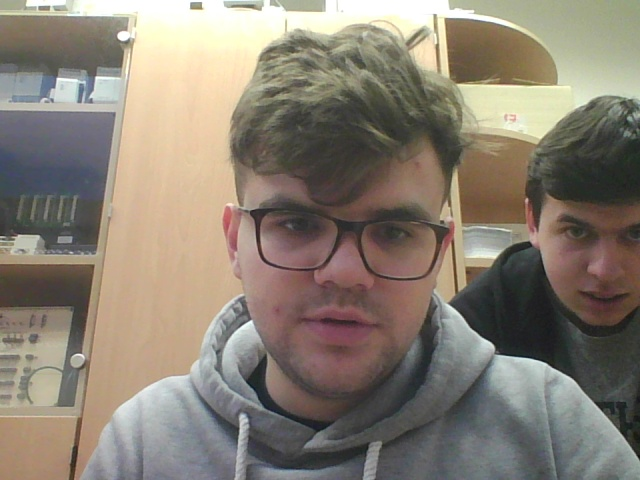
#> input picture nowe.jpg, 640 x 480 px
$ jupyter execute jupiter.ipynb   (shell and % lines are left out)
#> lines starting #> are read from the running program, lines starting #| are printed output that depends on the picture; after the words box and inside, x2 and y2 are one past the last pixel; in counts of white or black regions, pixels touching at a corner belong together
#> the sliders are set to img = nowe.jpg
[cell 1]
#HOUGH CIRCLES APPROACH
import cv2
import matplotlib.pyplot as plt
from ipywidgets import interact, interactive
from glob import glob
import numpy as np
def func(img):
#> called with img = 'nowe.jpg'
    img = cv2.imread(img)
#> img is the input picture: shape (480, 640, 3); mean B, G, R 115.3, 127.8, 137
    gray = cv2.cvtColor(img,cv2.COLOR_BGR2GRAY)
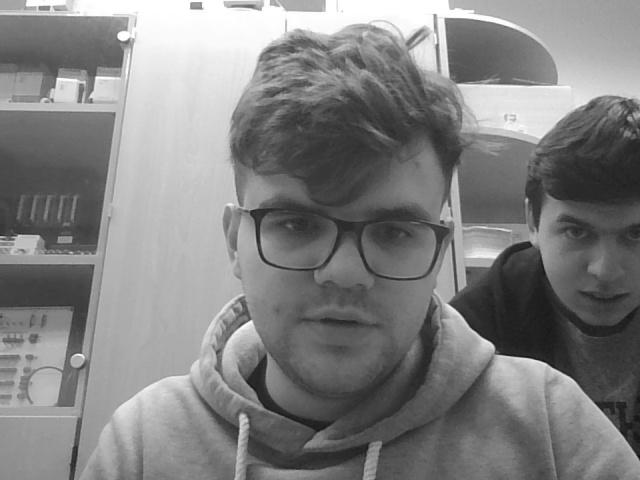
#> gray: shape (480, 640); min 17, max 255, mean 129.1
    circles = cv2.HoughCircles(gray, cv2.HOUGH_GRADIENT,
                               1, minDist=13, param1=160,
                               param2=11, minRadius=5, maxRadius=10)
#> circles = [[391.5, 34.5, 9.4], [77.5, 360.5, 7.1], [367.5, 83.5, 7.1], [632.5, 107.5, 9.4], [564.5, 221.5, 8.2], [266.5, 62.5, 8.2], [123.5, 39.5, 8.2], [615.5, 110.5, 6], [284.5, 49.5, 7.1], [294.5, 66.5, 6], [44.5, 102.5, 8.2]]
    if circles is not None:
        circles = np.uint16(np.around(circles))
#> circles = [[392, 34, 9], [78, 360, 7], [368, 84, 7], [632, 108, 9], [564, 222, 8], [266, 62, 8], [124, 40, 8], [616, 110, 6], [284, 50, 7], [294, 66, 6], [44, 102, 8]]
        for i in circles[0,:]:
            cv2.circle(img, (i[0], i[1]), i[2], (0, 255, 0), 2)
#> this loop made 11 passes
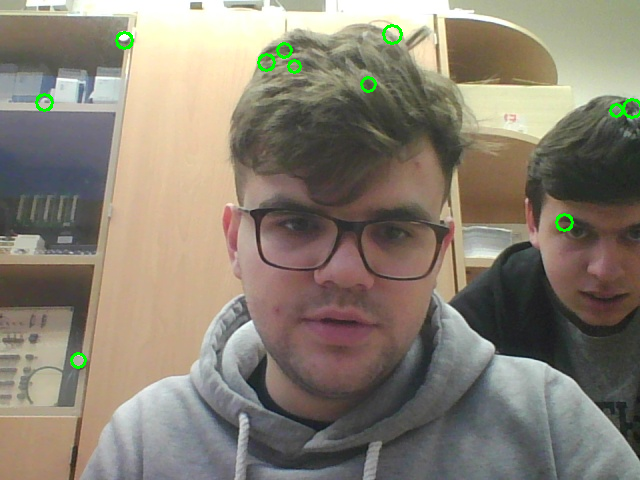
#> img: shape (480, 640, 3); 0.5% of pixels changed, all inside (x1, y1, x2, y2) = (35, 24, 640, 369)
        print(len(circles[0]))
#| 11
    plt.imshow(cv2.cvtColor(img,cv2.COLOR_BGR2RGB))

interactive(func,img=glob("nowe.jpg") )

$ run again, with 12.jpg copied over nowe.jpg
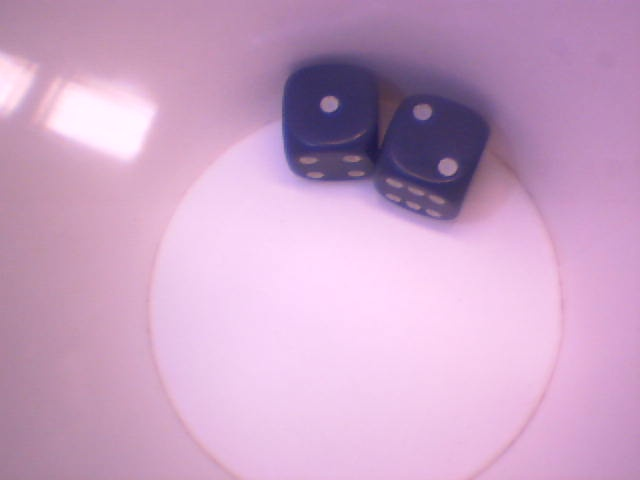
#> input picture 12.jpg, 640 x 480 px
#> in func, img is the input picture: shape (480, 640, 3); mean B, G, R 197.7, 162.4, 202.1
#> in func, `gray = cv2.cvtColor(img,cv2.COLOR_BGR2GRAY)`:
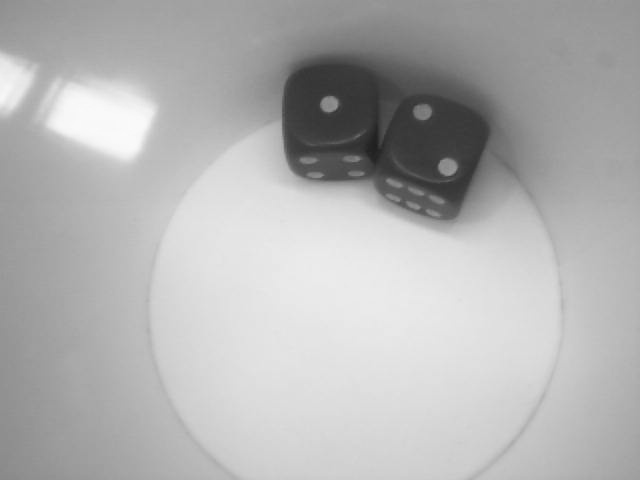
#> gray: shape (480, 640); min 30, max 250, mean 178.3
#> in func, `circles = cv2.HoughCircles(gray, cv2.HOUGH_GRADIENT, 1, minDist=13, pa..`: circles = [[447.5, 167.5, 9.4], [328.5, 103.5, 8], [423.5, 111.5, 8.2]]
#> in func, `circles = np.uint16(np.around(circles))`: circles = [[448, 168, 9], [328, 104, 8], [424, 112, 8]]
#> the loop in func, `for i in circles[0,:]:` made 3 passes
#> after the loop in func, `for i in circles[0,:]:`:
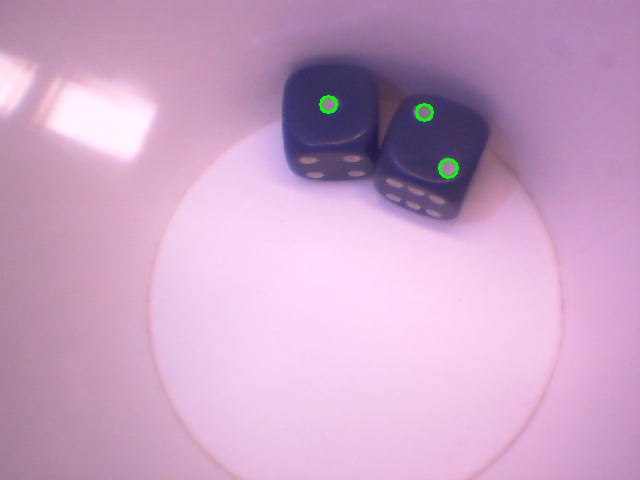
#> img: shape (480, 640, 3); 0.16% of pixels changed, all inside (x1, y1, x2, y2) = (319, 95, 459, 179)
#| 3

$ run again, with dupa.jpg copied over nowe.jpg
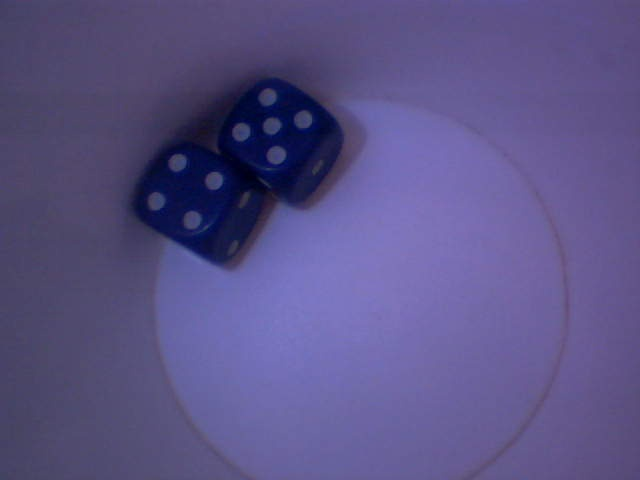
#> input picture dupa.jpg, 640 x 480 px
#> in func, img is the input picture: shape (480, 640, 3); mean B, G, R 134.3, 82.5, 90.1
#> in func, `gray = cv2.cvtColor(img,cv2.COLOR_BGR2GRAY)`:
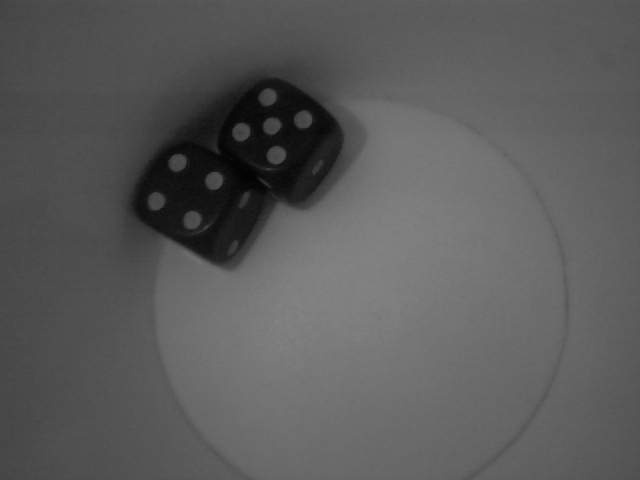
#> gray: shape (480, 640); min 2, max 132, mean 90.7
#> in func, `circles = cv2.HoughCircles(gray, cv2.HOUGH_GRADIENT, 1, minDist=13, pa..`: circles = [[271.5, 125.5, 8.2], [275.5, 154.5, 9.4], [267.5, 96.5, 8.2], [240.5, 131.5, 9.4], [213.5, 180.5, 8.2], [191.5, 219.5, 9.4], [303.5, 119.5, 9.4], [155.5, 200.5, 8.2], [177.5, 161.5, 8.2]]
#> in func, `circles = np.uint16(np.around(circles))`: circles = [[272, 126, 8], [276, 154, 9], [268, 96, 8], [240, 132, 9], [214, 180, 8], [192, 220, 9], [304, 120, 9], [156, 200, 8], [178, 162, 8]]
#> the loop in func, `for i in circles[0,:]:` made 9 passes
#> after the loop in func, `for i in circles[0,:]:`:
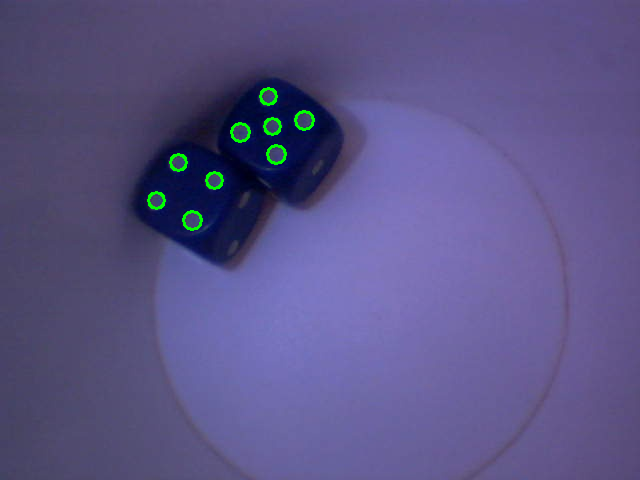
#> img: shape (480, 640, 3); 0.47% of pixels changed, all inside (x1, y1, x2, y2) = (147, 87, 315, 231)
#| 9
